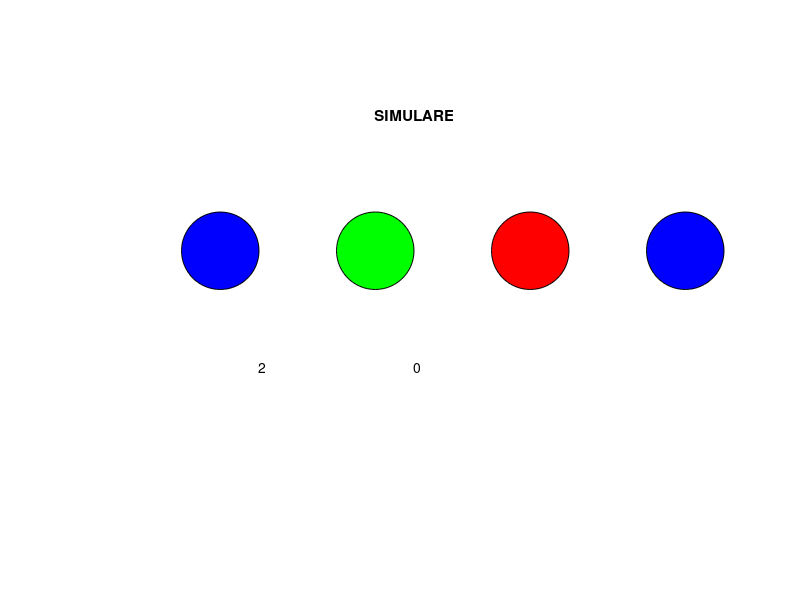

Here is the MATLAB script that generated this plot:
% 1 fete    rosu        r
% 2 baieti  albastru    b
% 3 x       verge       g

n = 1; m = 2; N = 5;
contor1 = 0; % X capat
contor2 = 0; % X intre 2 vecine

for i = 1 : N
    clf
    axis equal
    axis([1 2*(m+n+1)+1 -2 2]);
    axis off;
    title('SIMULARE')
    asezare = [ones(1, n), 2 * ones(1, m), 3]; % constructia vectorului de asezare
    asezare = asezare(randperm(n + m + 1));
    for j = 1 : n + m + 1
        if asezare(j) == 1
            rectangle('Position', [2*j 0 1 1], 'Curvature', [1 1], 'FaceColor', 'r')
        end
        if asezare(j) == 2
            rectangle('Position', [2*j 0 1 1], 'Curvature', [1 1], 'FaceColor', 'b')
        end
        if asezare(j) == 3
          rectangle('Position', [2*j 0 1 1], 'Curvature', [1 1], 'FaceColor', 'g')
          if j == 1 || j == n + m + 1
            contor1 = contor1 + 1;
          elseif asezare(j-1) == 1 && asezare(j + 1) == 1
            contor2 = contor2 + 1;
          end
        end
    end
    
    text(3, -1, num2str(contor1))
    text(5, -1, num2str(contor2))
    pause(5);
end